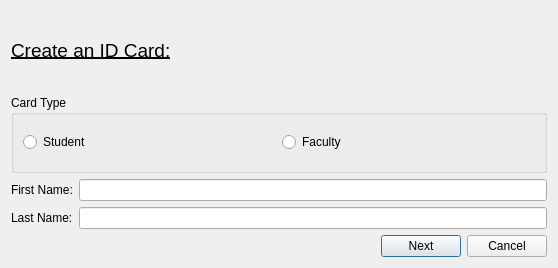
<?xml version="1.0" encoding="UTF-8"?>
<ui version="4.0">
 <class>createIdForm</class>
 <widget class="QDialog" name="createIdForm">
  <property name="geometry">
   <rect>
    <x>0</x>
    <y>0</y>
    <width>558</width>
    <height>268</height>
   </rect>
  </property>
  <property name="windowTitle">
   <string>Dialog</string>
  </property>
  <layout class="QVBoxLayout" name="verticalLayout_2">
   <item>
    <widget class="QLabel" name="label_create">
     <property name="font">
      <font>
       <pointsize>14</pointsize>
       <bold>false</bold>
       <underline>true</underline>
      </font>
     </property>
     <property name="text">
      <string>Create an ID Card:</string>
     </property>
     <property name="alignment">
      <set>Qt::AlignmentFlag::AlignLeading|Qt::AlignmentFlag::AlignLeft|Qt::AlignmentFlag::AlignVCenter</set>
     </property>
    </widget>
   </item>
   <item>
    <widget class="QGroupBox" name="groupBox_cardType">
     <property name="title">
      <string>Card Type</string>
     </property>
     <layout class="QHBoxLayout" name="horizontalLayout_4">
      <item>
       <widget class="QRadioButton" name="radioButton_student">
        <property name="text">
         <string>Student</string>
        </property>
       </widget>
      </item>
      <item>
       <widget class="QRadioButton" name="radioButton_faculty">
        <property name="text">
         <string>Faculty</string>
        </property>
       </widget>
      </item>
     </layout>
    </widget>
   </item>
   <item>
    <layout class="QVBoxLayout" name="verticalLayout">
     <item>
      <layout class="QHBoxLayout" name="horizontalLayout">
       <item>
        <widget class="QLabel" name="label_firstName">
         <property name="text">
          <string>First Name:</string>
         </property>
         <property name="buddy">
          <cstring>lineEdit_firstName</cstring>
         </property>
        </widget>
       </item>
       <item>
        <widget class="QLineEdit" name="lineEdit_firstName"/>
       </item>
      </layout>
     </item>
     <item>
      <layout class="QHBoxLayout" name="horizontalLayout_2">
       <item>
        <widget class="QLabel" name="label_lastName">
         <property name="text">
          <string>Last Name:</string>
         </property>
         <property name="buddy">
          <cstring>lineEdit_lastName</cstring>
         </property>
        </widget>
       </item>
       <item>
        <widget class="QLineEdit" name="lineEdit_lastName"/>
       </item>
      </layout>
     </item>
    </layout>
   </item>
   <item>
    <layout class="QHBoxLayout" name="horizontalLayout_3">
     <item>
      <spacer name="horizontalSpacer">
       <property name="orientation">
        <enum>Qt::Orientation::Horizontal</enum>
       </property>
       <property name="sizeHint" stdset="0">
        <size>
         <width>40</width>
         <height>20</height>
        </size>
       </property>
      </spacer>
     </item>
     <item>
      <widget class="QPushButton" name="pushButton_next">
       <property name="text">
        <string>Next</string>
       </property>
      </widget>
     </item>
     <item>
      <widget class="QPushButton" name="pushButton_cancel">
       <property name="text">
        <string>Cancel</string>
       </property>
      </widget>
     </item>
    </layout>
   </item>
  </layout>
 </widget>
 <resources/>
 <connections/>
</ui>
